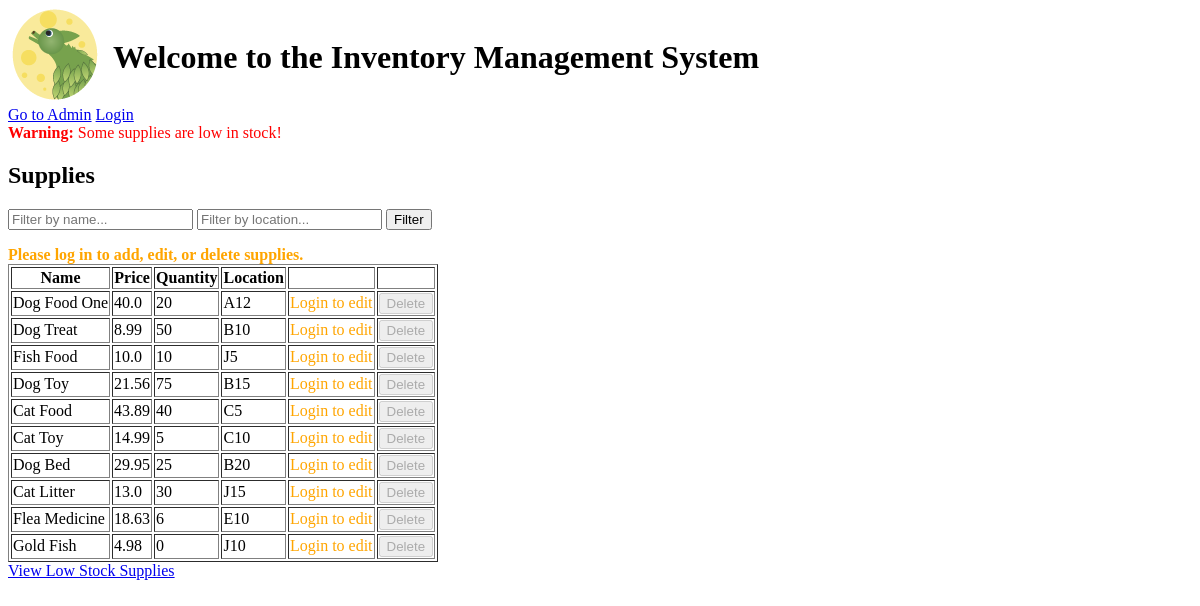
The app's page /, older data.
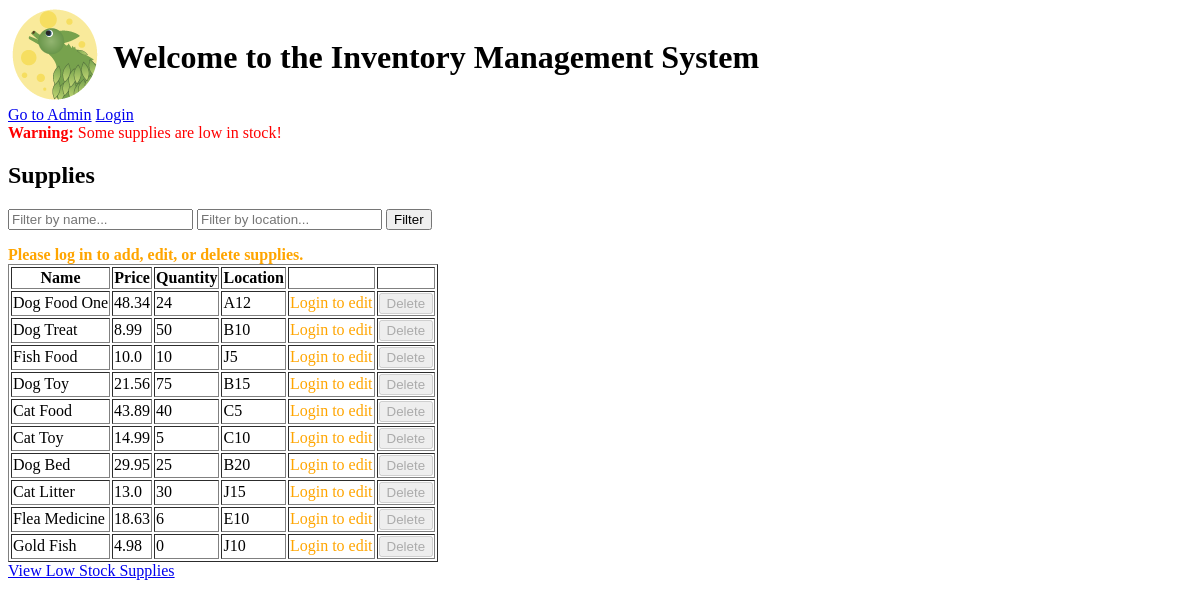
The same page, newer data.
### inventory/models.py (models this page shows, shortened)
class Supply(models.Model):
    name = models.CharField(max_length=255, primary_key=True)
    price = models.FloatField()
    quantity = models.IntegerField()
    location = models.CharField(max_length=255)
    reorder_point = models.PositiveIntegerField(default=5)

### inventory/views.py (the view, shortened to what this page needs)
# urls.py: path('', views.index, name='index'),
def index(request):
    location_query = request.GET.get('location', '')
    name_query = request.GET.get('name', '')
    supplies = Supply.objects.all()
    if location_query:
        supplies = supplies.filter(location__icontains=location_query)
    if name_query:
        supplies = supplies.filter(name__icontains=name_query)
    low_stock_items = Supply.objects.filter(quantity__lte=models.F('reorder_point'))
    context = {
        'supplies': supplies,
        'low_stock_items': low_stock_items,
        'location_query': location_query,
        'name_query': name_query,
    }
    return render(request, 'inventory/index.html', context)

### inventory/templates/inventory/index.html (shortened to what this page needs)
{% load static %}
<!DOCTYPE html>
<html lang="en">
<head>
    <link rel="stylesheet" href="{% static 'css/styles.css' %}">
</head>
<body>
    <div class="header-container">
    <img src="{% static 'icons/TLeafLogo2sm.png' %}" alt="T Leaf Logo">
    <h1>Welcome to the Inventory Management System</h1>
    </div>
    <a href="{% url 'admin:index' %}">Go to Admin</a>
    <a href="{% url 'login' %}">Login</a>
    {% if low_stock_items %}
    <div style="color: red;">
        <strong>Warning:</strong> Some supplies are low in stock!
    </div>
{% else %}
    <div style="color: green;">
        All supplies are adequately stocked.
    </div>
{% endif %}
    <h2>Supplies</h2>
    <form method="get" style="margin-bottom: 1rem;">
        <input type="text" name="name" placeholder="Filter by name..." value="{{ name_query }}">
        <input type="text" name="location" placeholder="Filter by location..." value="{{ location_query }}">
        <button type="submit">Filter</button>
    </form>
    {% if user.is_authenticated %}
    <a href="{% url 'add_supply' %}">Add Supply</a>
{% else %}
    <div style="color: orange;">
        <strong>Please log in to add, edit, or delete supplies.</strong>
    </div>
{% endif %}
    <table border="1">
        <thead>
            <tr>
                <th>Name</th>
                <th>Price</th>
                <th>Quantity</th>
                <th>Location</th>
                <th></th>
                <th></th>
            </tr>
        </thead>
        <tbody>
            {% for supply in supplies %}
            <tr>
                <td>{{ supply.name }}</td>
                <td>{{ supply.price }}</td>
                <td>{{ supply.quantity }}</td>
                <td>{{ supply.location }}</td>
                <td>
                    {% if user.is_authenticated %}
                        <a href="{% url 'edit_supply' supply.name %}">Edit</a>
                    {% else %}
                        <span style="color: orange;">Login to edit</span>
                    {% endif %}
                </td>
                <td>
                    <form action="{% url 'delete_supply' supply.name %}" method="post" style="display:inline;">
                        {% if user.is_authenticated %}
                            <button type="submit">Delete</button>
                        {% else %}
                            <button type="button" disabled>Delete</button>
                        {% endif %}
            </tr>
            {% empty %}
            <tr>
                <td colspan="5">No supplies available.</td>
            </tr>
            {% endfor %}
        </tbody>
    </table>
    <a href="{% url 'low_stock_supplies' %}">View Low Stock Supplies</a>
</body>
</html>

### inventory/static/css/styles.css (style rules this page uses)
.header-container { display: flex; align-items: center; }
.header-container img { margin-right: 10px; }

Row changes from the older to the newer data that the page shows:
changed Supply "Dog Food One": price "40.0" → "48.34"; quantity "20" → "24"
